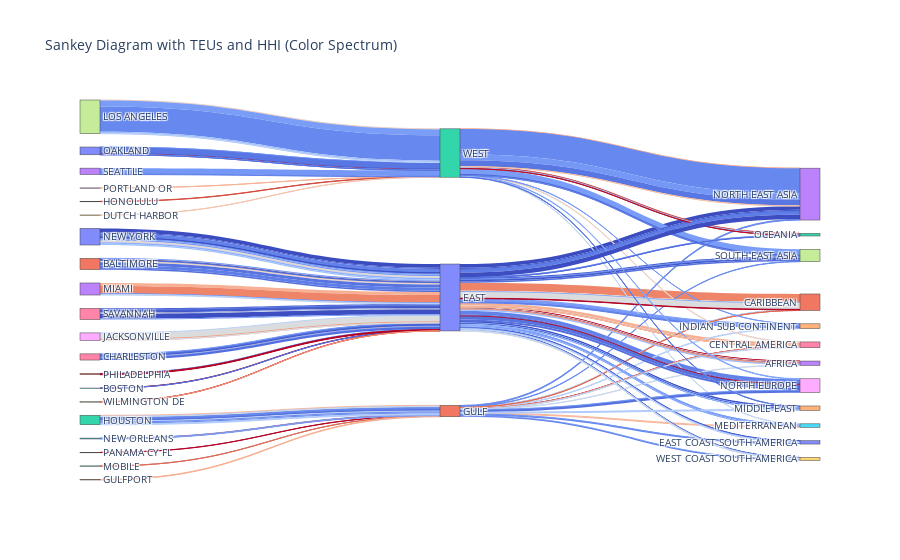

Source (notebook cell):
### Code cell
# Normalize the hhi values to a 0-1 range
norm = mcolors.Normalize(vmin=df['hhi'].min(), vmax=df['hhi'].max())

# Create a color map from blue (low hhi) to red (high hhi)
cmap = plt.cm.get_cmap('coolwarm')

# Map hhi values to colors
colors_1 = [mcolors.to_hex(cmap(norm(hhi))) for hhi in df['hhi']]
colors_2 = [mcolors.to_hex(cmap(norm(hhi))) for hhi in df['hhi']]

# Extract unique labels
labels = list(pd.concat([df['origin_port_group'], df['coast_region'], df['dest_region']]).unique())

# Map labels to indices
label_to_index = {label: i for i, label in enumerate(labels)}

# Create links for origin_port_group -> coast_region
source_1 = [label_to_index[origin] for origin in df['origin_port_group']]
target_1 = [label_to_index[coast] for coast in df['coast_region']]
value_1 = df['teus']

# Create links for coast_region -> dest_region
source_2 = [label_to_index[coast] for coast in df['coast_region']]
target_2 = [label_to_index[dest] for dest in df['dest_region']]
value_2 = df['teus']

# Combine all sources, targets, values, and colors
all_sources = source_1 + source_2
all_targets = target_1 + target_2
all_values = list(value_1) + list(value_2)
all_colors = colors_1 + colors_2

# Create the figure
fig = go.Figure(go.Sankey(
    node=dict(label=labels),
    link=dict(
        source=all_sources,
        target=all_targets,
        value=all_values,
        color=all_colors  # Use the mapped colors
    )
))

# Update layout
fig.update_layout(title_text="Sankey Diagram with TEUs and HHI (Color Spectrum)", font_size=10)

# Show the plot
fig.show()

### Figure 1 — Plotly figure (JSON) as saved in the notebook; plotly's stock layout.template omitted (floating-point values rounded to 4 significant figures; data arrays with more than 128 entries replaced by an {"elided": "..."} marker saying what was removed)
{"data": [{"link": {"color": {"elided": "192 str values"}, "source": {"elided": "192 int values"}, "target": {"elided": "192 int values"}, "value": {"elided": "192 float values"}}, "node": {"label": ["NEW YORK", "BALTIMORE", "HOUSTON", "MIAMI", "PANAMA CY FL", "NEW ORLEANS", "SAVANNAH", "LOS ANGELES", "PORTLAND OR", "HONOLULU", "OAKLAND", "PHILADELPHIA", "MOBILE", "SEATTLE", "GULFPORT", "BOSTON", "CHARLESTON", "WILMINGTON DE", "JACKSONVILLE", "DUTCH HARBOR", "EAST", "GULF", "WEST", "NORTH EAST ASIA", "INDIAN SUB CONTINENT", "MEDITERRANEAN", "CENTRAL AMERICA", "SOUTH EAST ASIA", "NORTH EUROPE", "WEST COAST SOUTH AMERICA", "EAST COAST SOUTH AMERICA", "CARIBBEAN", "OCEANIA", "AFRICA", "MIDDLE EAST"]}, "type": "sankey"}], "layout": {"font": {"size": 10}, "title": {"text": "Sankey Diagram with TEUs and HHI (Color Spectrum)"}}}
